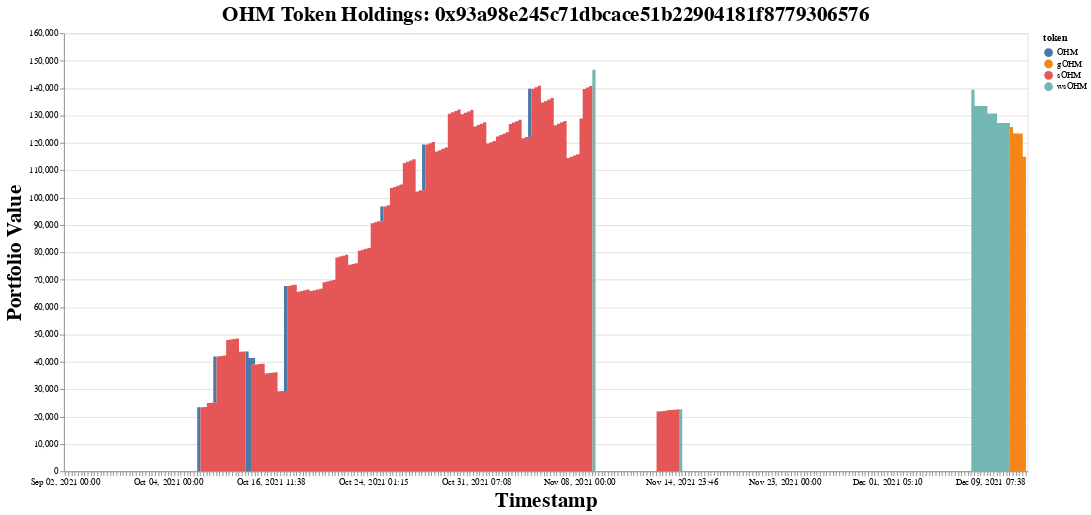

The notebook cell this image was saved under:
### Code cell
import altair as alt 

df_final = df.loc[
    np.logical_and(
        df.date > pd.Timestamp(dt(year=2021, month=9, day=1)), 
        df.date < pd.Timestamp(dt(year=2021, month=12, day=14)), 
    )
] 
df_final['balance_value'] = df_final['balance_value'].round(2)
tokens = df_final.token.unique()

sym_color = {"OHM": "#E4572E", "gOHM": "#29335C", "sOHM": "#A8C686", "wsOHM": "#F3A712"}

# TODO: get sym_color from other notebook 
time_field = 'utc_datetime'
time_spec = 'utcyearmonthdatehoursminutes(utc_datetime):O'

# Create a selection that chooses the nearest point & selects based on x-value
nearest = alt.selection(type='single', nearest=True, on='mouseover', fields=[time_field], empty='none', clear='mouseout')

base = alt.Chart(df_final).encode(
    alt.X(time_spec, title="Timestamp"), 
).properties(
    title=f'OHM Token Holdings: {addr}',
    height=500, 
    width=1100,
)

# Stacked area chart 
area = base.mark_area(
    color=sym_color[symbol],
    interpolate='step-after',
).encode(
    alt.Y("sum(balance_value):Q", title="Portfolio Value"), 
    color="token:N"
)

# Vertical line + tooltip tracking portfolio value at given point in time 
rule = base.transform_pivot(
    'token', 
    value='balance_value', 
    groupby=[time_field]
).transform_calculate(
    total='+'.join([f'datum.{token}' for token in tokens])
).mark_rule(
    color='black'
).encode(
    opacity=alt.condition(nearest, alt.value(.6), alt.value(0)),
    tooltip=[
        alt.Tooltip(time_field, type='temporal', title="date"),
        *[alt.Tooltip(c, type='quantitative') for c in tokens], 
        alt.Tooltip('total', type='quantitative')
    ]
).add_selection(
    nearest
)

alt.layer(area, rule).configure_axis(
    titleFontSize=24
).configure_title(
    fontSize=24
)

### Figure 1 — Vega-Lite specification as saved in the notebook (floating-point values rounded to 4 significant figures; data arrays with more than 128 entries replaced by an {"elided": "..."} marker saying what was removed)
{"config": {"view": {"continuousWidth": 400, "continuousHeight": 300}, "axis": {"titleFontSize": 24}, "title": {"fontSize": 24}}, "layer": [{"mark": {"type": "area", "color": "#A8C686", "interpolate": "step-after"}, "encoding": {"color": {"type": "nominal", "field": "token"}, "x": {"type": "ordinal", "field": "utc_datetime", "timeUnit": "utcyearmonthdatehoursminutes", "title": "Timestamp"}, "y": {"type": "quantitative", "aggregate": "sum", "field": "balance_value", "title": "Portfolio Value"}}, "height": 500, "title": "OHM Token Holdings: 0x93a98e245c71dbcace51b22904181f8779306576", "width": 1100}, {"mark": {"type": "rule", "color": "black"}, "encoding": {"opacity": {"condition": {"value": 0.6, "selection": "selector024"}, "value": 0}, "tooltip": [{"type": "temporal", "field": "utc_datetime", "title": "date"}, {"type": "quantitative", "field": "OHM"}, {"type": "quantitative", "field": "wsOHM"}, {"type": "quantitative", "field": "gOHM"}, {"type": "quantitative", "field": "sOHM"}, {"type": "quantitative", "field": "total"}], "x": {"type": "ordinal", "field": "utc_datetime", "timeUnit": "utcyearmonthdatehoursminutes", "title": "Timestamp"}}, "height": 500, "selection": {"selector024": {"type": "single", "nearest": true, "on": "mouseover", "fields": ["utc_datetime"], "empty": "none", "clear": "mouseout"}}, "title": "OHM Token Holdings: 0x93a98e245c71dbcace51b22904181f8779306576", "transform": [{"pivot": "token", "value": "balance_value", "groupby": ["utc_datetime"]}, {"calculate": "datum.OHM+datum.wsOHM+datum.gOHM+datum.sOHM", "as": "total"}], "width": 1100}], "data": {"name": "data-2b343988a9681b64f6f0e0a9bab8875e"}, "$schema": "https://vega.github.io/schema/vega-lite/v4.8.1.json", "datasets": {"data-2b343988a9681b64f6f0e0a9bab8875e": {"elided": "1200 records"}}}
